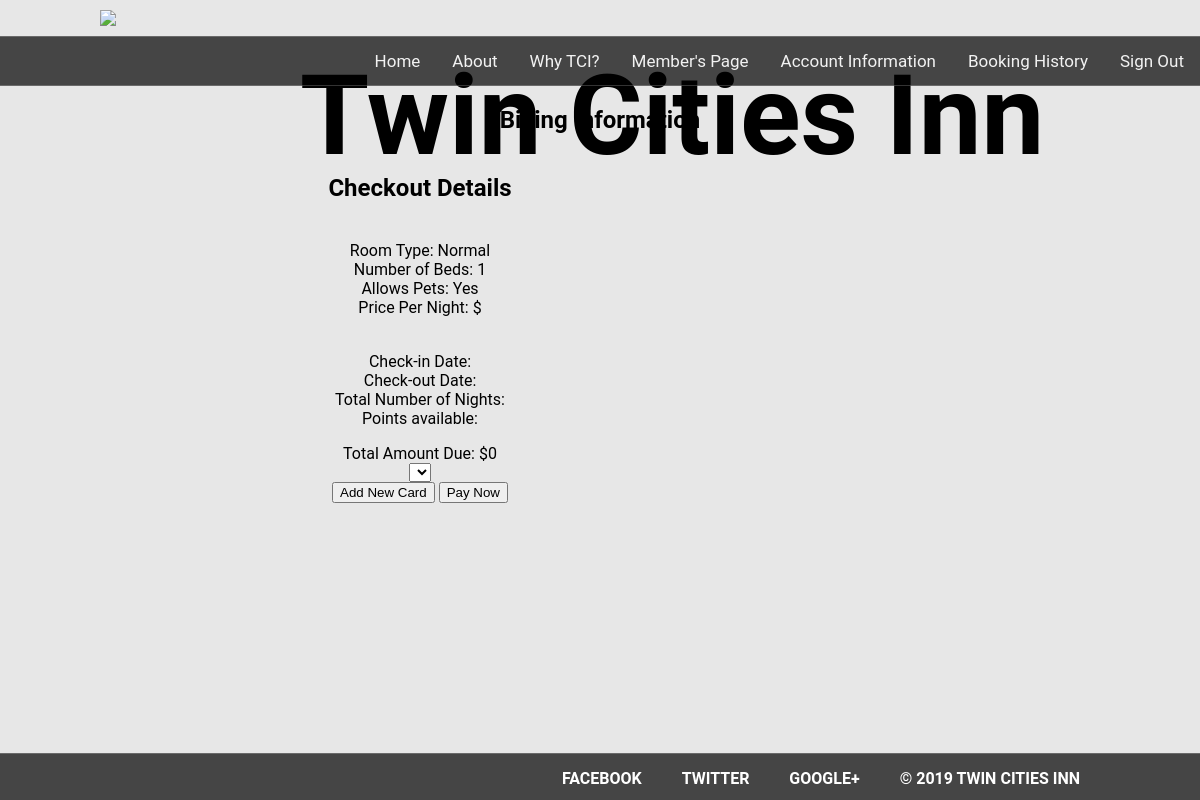
/billingPage.php (signed in), run on an earlier commit of the app's database.
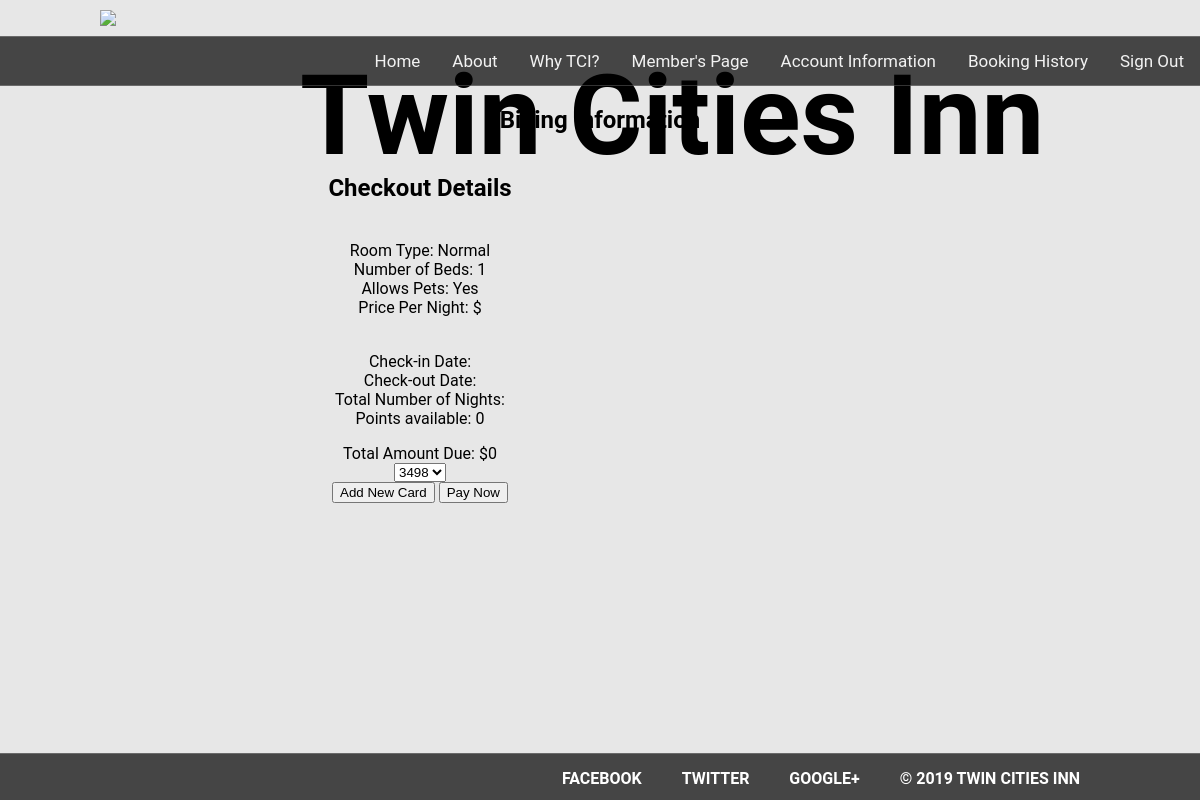
And on a later commit of the database.
### tables this page shows
CREATE TABLE RoomType (
    roomTypeID INT(4) UNIQUE NOT NULL AUTO_INCREMENT,
    roomCatagory SET('normal', 'pet', 'gaming', 'family', 'chef') NOT NULL DEFAULT 'normal',
    roomNumBeds INT(1) NOT NULL DEFAULT 0,
    roomAllowsPets TINYINT(1) NOT NULL DEFAULT 0,
    rateID INT(4) NOT NULL,
    createdAt DATETIME NOT NULL DEFAULT CURRENT_TIMESTAMP,
    updatedAt DATETIME NOT NULL DEFAULT CURRENT_TIMESTAMP ON UPDATE CURRENT_TIMESTAMP,
    PRIMARY KEY (roomTypeID),
    FOREIGN KEY (rateID)
        REFERENCES Rate (rateID)
);

CREATE TABLE Member (
    memID INT(9) UNIQUE NOT NULL AUTO_INCREMENT,
    memEmail VARCHAR(255) UNIQUE NOT NULL,
    memPasswd VARCHAR(255) NOT NULL,
    memFname CHAR(64) NOT NULL,
    memLname CHAR(64) NOT NULL,
    memDob DATE NOT NULL,
    memPhone INT(11),
    memRewardPoints INT(9) NOT NULL DEFAULT 0,
    memActivationLink VARCHAR(64),
    isMember TINYINT(1) NOT NULL DEFAULT 0,
    createdAt DATETIME NOT NULL DEFAULT CURRENT_TIMESTAMP,
    updatedAt DATETIME NOT NULL DEFAULT CURRENT_TIMESTAMP ON UPDATE CURRENT_TIMESTAMP,
    PRIMARY KEY (memID)
);

### billingPage.php (the view, shortened to what this page needs)
<?php
require_once "settings/settings.php";
$memInfo = array();
@$memInfo['username'] = sanitizeEmail($_SESSION['username']);
try {
    $conn = new PDO("mysql:host=$dbAddress;dbname=$dbLocation", $dbUsername, $dbPassword);
    $conn->setAttribute(PDO::ATTR_ERRMODE, PDO::ERRMODE_EXCEPTION);
    $userInfoStmt = $conn->prepare('select memID, memEmail, memFname, memLname, memRewardPoints from `Member` where `memEmail`=:email');
    $userInfoStmt->bindParam(':email', $memInfo['username'], PDO::PARAM_STR, 254);
    $paymentInfoStmt = $conn->prepare('select cardNum, memID, cardCvv, cardExpDate, cardFname, cardMinitial, cardLname from `ChargeCard` INNER JOIN `Member` USING(memID) WHERE `memEmail`=:email');
    $paymentInfoStmt->bindParam(':email', $memInfo['username'], PDO::PARAM_STR, 254);
    $roomInfoStmt = $conn->prepare('select roomTypeID, pricePerNight, roomCatagory, roomNumBeds, roomAllowsPets from `RoomType` where `roomTypeID`=:roomTypeID ORDER BY `roomTypeID`');
    $roomInfoStmt->bindParam(':roomTypeID', $_SESSION['roomTypeID'], PDO::PARAM_STR, 254);
    $conn->beginTransaction();
    $userInfoStmt->execute();
    $paymentInfoStmt->execute();
    $roomInfoStmt->execute();
    $conn->rollBack();
    $conn = null;
    $userInfoStmt->setFetchMode(PDO::FETCH_ASSOC);
    $memInfo = $userInfoStmt->fetch(PDO::FETCH_ASSOC);
    $paymentInfoStmt->setFetchMode(PDO::FETCH_ASSOC);
    $paymentInfo = $paymentInfoStmt->fetchAll(PDO::FETCH_ASSOC);
    $roomInfoStmt->setFetchMode(PDO::FETCH_ASSOC);
    $roomInfo = $roomInfoStmt->fetch(PDO::FETCH_ASSOC);
} catch (PDOException $e) {
    @$conn->rollBack();
    echo "<script> alert(\"We are sorry, there seems to be a problem with our systems. Please try again. If problems still persist, please notify TCI at 651-000-0000.\"); </script>";
}
?>
<html lang="en">
<head>
    <link rel="stylesheet" href="style.css" type="text/css"/>
</head>
<header>
    <img src="https://tbncdn.freelogodesign.org/4fc3ec1c-1e7a-4304-b812-4b6b0bdb6b68.png?1553471553913">
    <h1> Twin Cities Inn</h1>
</header>
<body>
<?php include 'bin/nav.php'; ?>
<center><h2> Billing Information</h2></center>
<div class="row">
    <div class="column left">
        <h2>Checkout Details</h2>
        <div>
            <p>
                <br> Room Type: <?php echo(ucfirst($roomInfo['roomCatagory'])); ?>
                <br> Number of Beds: <?php echo($roomInfo['roomNumBeds']); ?>
                <br> Allows Pets: <?php if ($roomInfo['roomAllowsPets'] === 0){echo("No");} else {echo("Yes");}; ?>
                <br> Price Per Night: $<?php echo($roomInfo['pricePerNight']); ?>
            </p>
            <p>
                <br> Check-in Date: <?php echo($_SESSION['checkInDate']); ?>
                <br> Check-out Date: <?php echo($_SESSION['checkOutDate']); ?>
                <br> Total Number of Nights: <?php echo($_SESSION['stayDuration']); ?>
                <br> Points available: <?php echo($memInfo['memRewardPoints']); ?>
            </p>
            <label>Total Amount Due: $<?php echo($_SESSION['stayDuration'] * $roomInfo['pricePerNight']); ?> </label><br>
            <select name="chooseExistingCard" id="chooseExistingCard">
            <?php
            foreach ($paymentInfo as $row) {
                $last4Digits = preg_replace( '/[0-9]{12}/', "*", $row['cardNum']);
                echo "<option value='" . $last4Digits . "'>" . $last4Digits . "</option>";
            }
            ?>
            </select>
            <br>
            <button class="button" onclick="hideShowAddCardForm()">Add New Card</button>
            <button class="button" onclick="bookRoom()" class="process-btn">Pay Now</button>
        </div>
    </div>
    </div>
<footer class="footer" style=padding-bottom: 20px
"text-align: center">
<nav>
    <ul>
        <li><a href="#">Facebook</a></li>
        <li><a href="#">Twitter</a></li>
        <li><a href="#">Google+</a></li>
        <li><a href="#">© 2019 Twin Cities Inn</a></li>
    </ul>
</nav>
</footer>
</body>
</html>

### bin/nav.php (shortened to what this page needs)
<html>
<head>
    <?php
    if (array_key_exists('loggedIn', $_SESSION) === true) {
        ?>
        <div class="topnav">
            <ul>
                <li><a href="/index.php">Home</a></li>
                <li><a href="/aboutUs.php">About</a></li>
                <li><a href="/whyTci.php">Why TCI?</a></li>
                <li><a href="/membersPage.php">Member's Page</a></li>
                <li><a href="/accountInformationPage.php">Account Information</a></li>
                <li><a href="/bookingHistory.php">Booking History</a></li>
                <li><a href="/bin/signOut.php">Sign Out</a></li>
            </ul>
        </div>
        <?php
    }
    ?>
</head>
</html>

### style.css (style rules this page uses)
body { margin: 0; padding: 0; font-family: sans-serif; background: white; }
header { padding: 10px 100px; box-sizing: border-box; position: relative; }
h1 { position: absolute; top: 50px; left: 300px; font-size: 7em; margin: 0; padding: 0 0 20px; }
footer { position: static; bottom:0; width: 100%; }
nav { width: 100%; height:50px; background: rgba(0,0,0,.7); border-top: 1px solid rgba(255,255,255,.2); border-bottom: 1px solid rgba(255,255,255,.2); position: sticky; top: 0; z-index: 1; }
nav ul { display: flex; margin: 0; padding: 0 100px; float: right; }
nav ul li { list-style: none; }
nav ul li a { display: block; color: #fff; padding: 0 20px; text-decoration: none; text-transform: uppercase; font-weight: bold; line-height: 50px; }

### billingPage.php (style rules this page uses)
* { box-sizing: border-box; }
.button { margin-bottom: 250px; }
.row:after { content: ""; display: table; clear: both; }
.footer { overflow: auto; }
.footer ul { padding-bottom: 0px; list-style-type: none; }
.footer li { display: inline-block; font-weight: bold; }
.column { float: left; margin: 0px; text-align: center; }
.left { width: 70%; }
.row:after { content: ""; display: table; clear: both; padding: 0px; }
body, html { height: 100%; min-height: 100%; }
body { font-family: 'Roboto', sans-serif; margin: 0; background-color: #e7e7e7; }

### bin/nav.php (style rules this page uses)
.topnav { width: 100%; height:50px; background: rgba(0,0,0,.7); border-top: 1px solid rgba(255,255,255,.2); border-bottom: 1px solid rgba(255,255,255,.2); position: sticky; top: 0; z-index: 1; }
.topnav a { float: right; color: #f2f2f2; text-align: center; padding: 14px 16px; text-decoration: none; font-size: 17px; }
ul { list-style-type: none; margin: 0; padding: 0; display: flex; float: right; }

What changed in the data, as far as the page shows it:
added member: memRewardPoints "0"
Also different on the page:
form field chooseExistingCard: (not shown) → "3498"
